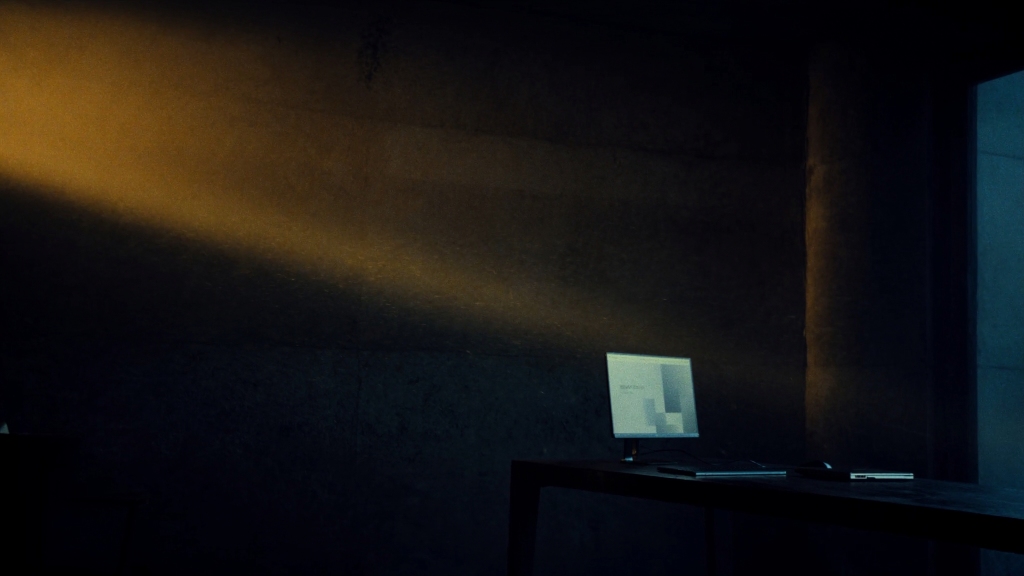
#> input picture higgsfield/raw/d2-plate/d2-plate_01.png, 2048 x 1152 px, given in place of chat-mobile.png, which was not available (shown at 1/2 size)
$ python storyboard_v8.py
#> lines starting #> are read from the running program, lines starting #| are printed output that depends on the picture; pictures that were not available may be replaced by others from this repository, and a replacement may not be noted
#> in img, returned value is the input picture: shape (1152, 2048, 3); mean B, G, R 19, 19.8, 21.6
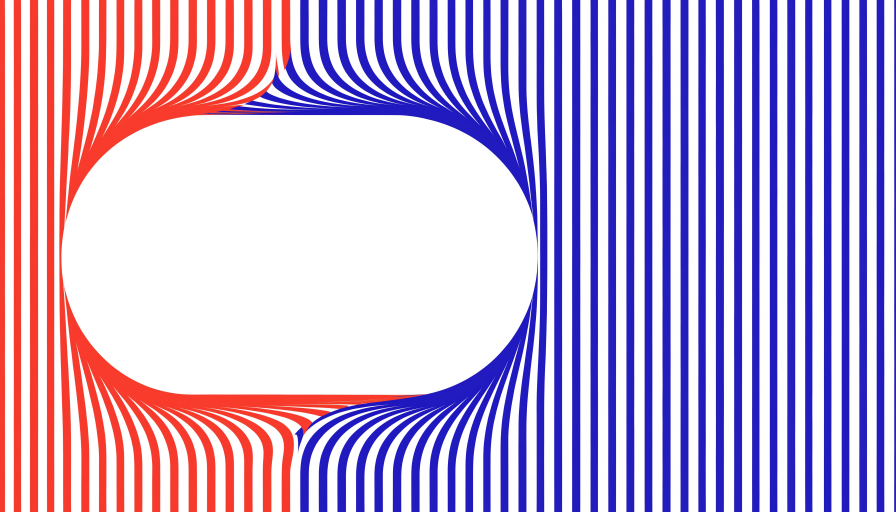
#> input picture higgsfield/raw/d5-plate/d5-plate_01.png, 2688 x 1536 px, given in place of v8-c1-send_01.png, which was not available (shown at 1/3 size)
#> in composite, scene is the input picture: shape (1536, 2688, 3); mean B, G, R 215.2, 176.8, 199
### tools/storyboard_v4.py
"""4차 콘티 스틸: Higgsfield 장면(화면은 초록 크로마키) 위에 실제 작업물 화면을 원근에 맞춰 합성 → drafts/v4/shots/
- 초록 화면 영역 검출 → 네 모서리 → 원근 변환으로 실제 작업물 합성(화면 속 글자를 AI가 만들지 않음)
- 가장자리 초록 번짐 제거, 화면 밝기를 장면에 맞춤, 얕은 심도 컷은 초점 기울기 흐림, 화면 빛 번짐, 필름 그레인·비네팅
실행: python3 tools/storyboard_v4.py
"""
import subprocess
from pathlib import Path

import cv2
import numpy as np

ROOT = Path(__file__).resolve().parents[1]
RAW = ROOT / 'higgsfield' / 'raw'
PF = ROOT / 'content' / 'assets' / 'portfolio' / 'originals'
OUT = ROOT / 'drafts' / 'v4' / 'shots'
WORK = ROOT / 'drafts' / 'v4' / 'work'


# [12 lines left out: functions frame_of, crop_aspect, not called in this run]


def green_mask(img):
    hsv = cv2.cvtColor(img, cv2.COLOR_BGR2HSV)
#> hsv: shape (1536, 2688, 3); mean H, S, V 42.7, 76.8, 237.3
    b, g, r = [img[..., i].astype(np.float32) for i in range(3)]
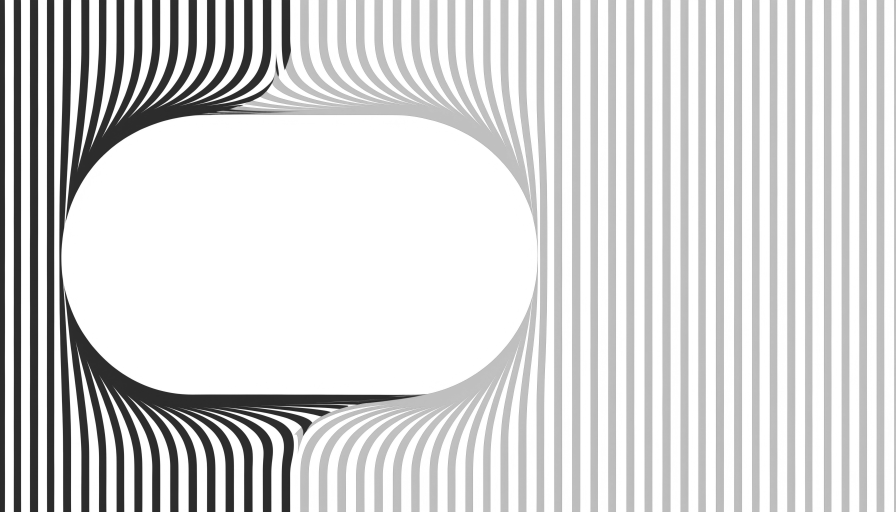
#> b: shape (1536, 2688) float32 (shown at 1/3 size); min 30, max 255, mean 215.2
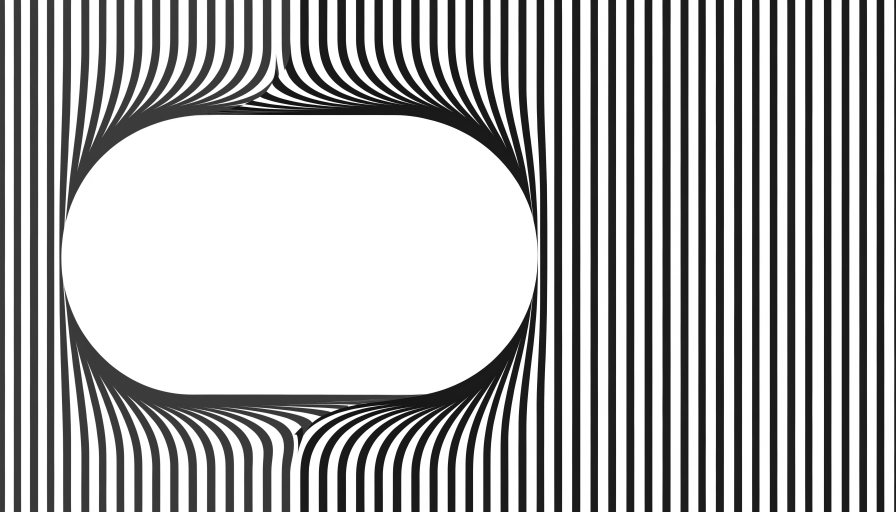
#> g: shape (1536, 2688) float32 (shown at 1/3 size); min 3, max 255, mean 176.8
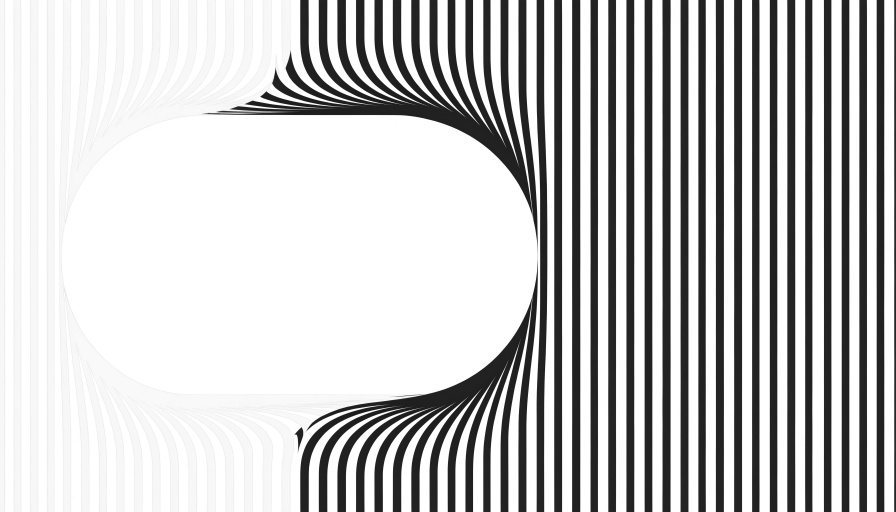
#> r: shape (1536, 2688) float32 (shown at 1/3 size); min 15, max 255, mean 199
    key = np.clip((g - np.maximum(r, b)) / 60.0, 0, 1)            # 초록 우세 정도(부드러운 가장자리)
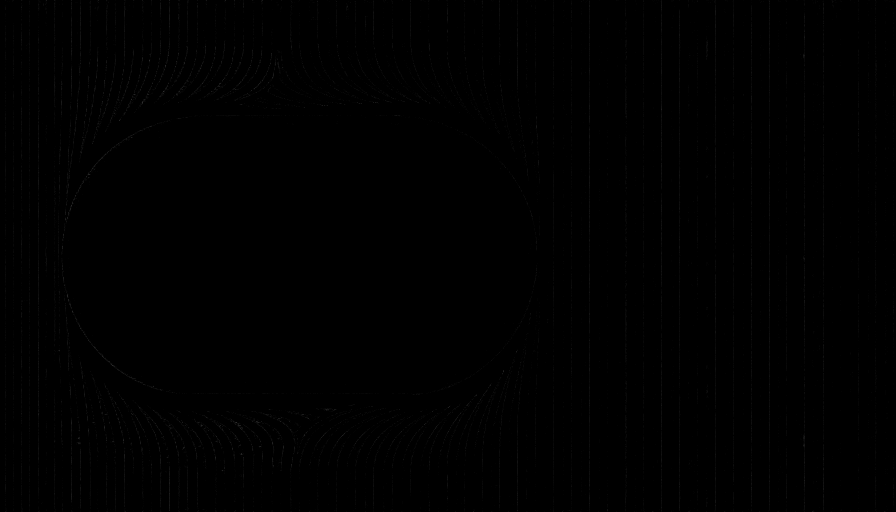
#> key: shape (1536, 2688) float32 (shown at 1/3 size); min 0, max 0.15, mean 0.000257; drawn with min black and max white
    hard = ((hsv[..., 0] > 35) & (hsv[..., 0] < 85) & (hsv[..., 1] > 90) & (hsv[..., 2] > 50)).astype(np.uint8)
#> hard: shape (1536, 2688); every value is 0
    return key, hard


def screen_quad(hard, pick=0):
#> called with pick = 0
    n, lab, stats, _ = cv2.connectedComponentsWithStats(hard)
#> lab: shape (1536, 2688) int32; every value is 0
#> n = 1; stats = [[0, 0, 2688, 1536, 4128768]]
#> (the run stopped early here; a loop or call above may not have finished)
